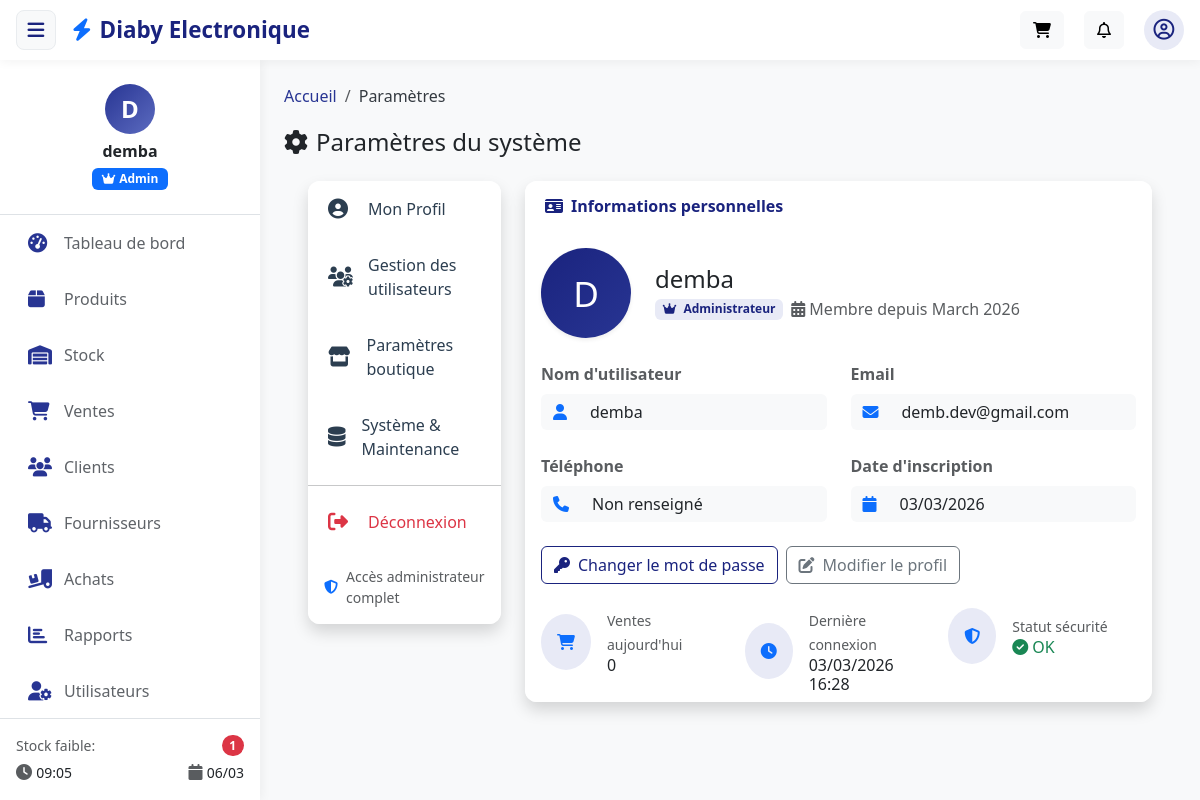
/accounts/settings/ (signed in), run on an earlier commit of the app's database.
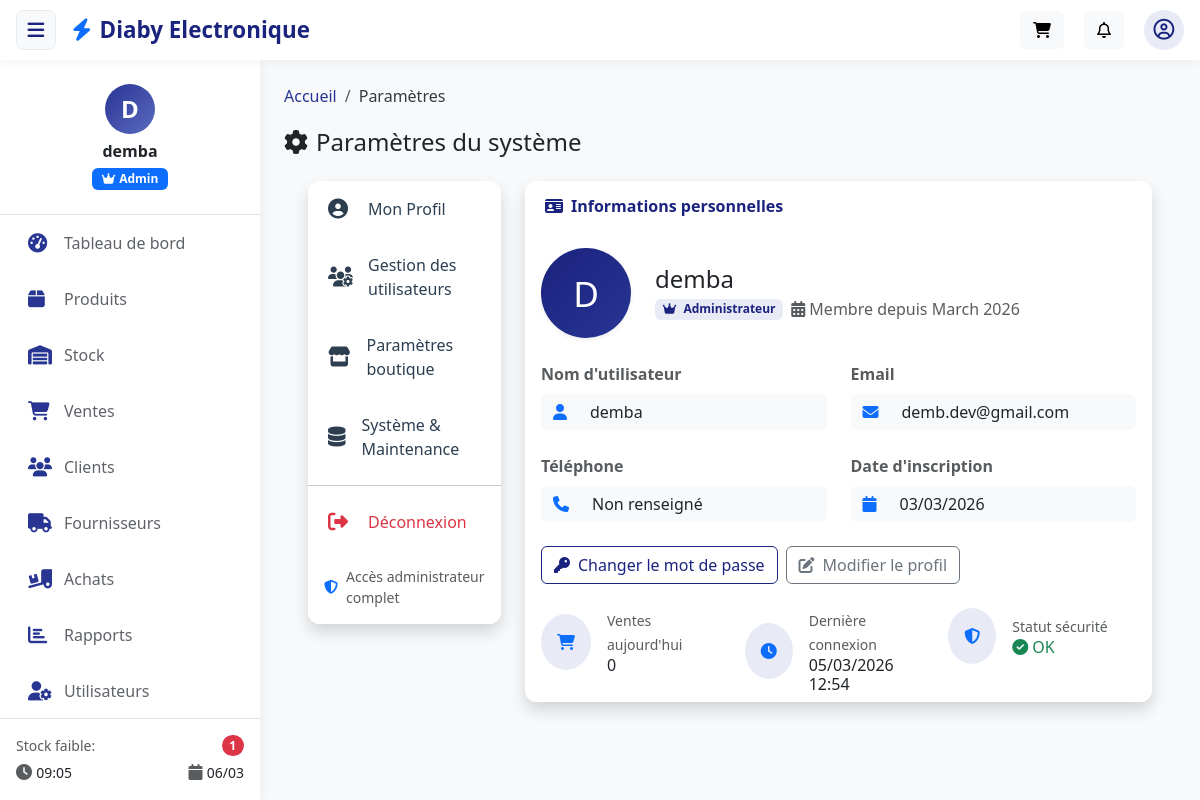
And on a later commit of the database.
### apps/accounts/models.py (models this page shows, shortened)
class CustomUser(AbstractUser):
    ROLE_CHOICES = (
        ('admin', 'Administrateur'),
        ('manager', 'Gestionnaire'),
        ('seller', 'Vendeur'),
    )
    role = models.CharField(
        max_length=20,
        choices=ROLE_CHOICES,
        default='seller'
    )
    phone = models.CharField(max_length=20, blank=True, null=True)
    created_at = models.DateTimeField(auto_now_add=True)
    objects = CustomUserManager()  # <- important pour utiliser notre manager

### apps/accounts/views.py (the view)
# urls.py: path('settings/', views.settings_list, name='settings_list'),
@login_required
def settings_list(request):
    user = request.user
    users = None
    if user.role == 'admin':
        users = CustomUser.objects.all().order_by('-created_at')
    today_start = timezone.now().replace(hour=0, minute=0, second=0, microsecond=0)
    profit_expr = ExpressionWrapper(
        (F('price') - F('product__purchase_price')) * F('quantity'),
        output_field=DecimalField(max_digits=12, decimal_places=2),
    )
    daily_net_profit = SaleItem.objects.filter(
        sale__created_at__gte=today_start
    ).aggregate(total=Sum(profit_expr))['total'] or 0
    try:
        shop_settings = ShopSettings.get_solo()
    except OperationalError:
        shop_settings = None
    if request.method == 'POST' and request.POST.get('form_type') == 'shop_settings':
        if user.role != 'admin':
            messages.error(request, "Accès refusé.")
            return redirect('accounts:settings_list')
        shop_form = ShopSettingsForm(request.POST, request.FILES, instance=shop_settings)
        if shop_form.is_valid():
            obj = shop_form.save(commit=False)
            obj.updated_by = user
            obj.save()
            messages.success(request, "Paramètres de la boutique enregistrés.")
            return redirect('accounts:settings_list')
    else:
        shop_form = ShopSettingsForm(instance=shop_settings)
    context = {
        'user_profile': user,
        'users': users,
        'roles': CustomUser.ROLE_CHOICES,
        'shop_form': shop_form,
        'daily_net_profit': daily_net_profit,
    }
    return render(request, 'accounts/settings_list.html', context)

### apps/accounts/froms.py
class ShopSettingsForm(forms.ModelForm):
    class Meta:
        model = ShopSettings
        fields = [
            'name',
            'logo',
            'phone',
            'email',
            'address',
            'currency',
            'ninea',
            'tax_number',
        ]
        widgets = {
            'name': forms.TextInput(attrs={'class': 'form-control'}),
            'logo': forms.ClearableFileInput(attrs={'class': 'form-control'}),
            'phone': forms.TextInput(attrs={'class': 'form-control'}),
            'email': forms.EmailInput(attrs={'class': 'form-control'}),
            'address': forms.Textarea(attrs={'class': 'form-control', 'rows': 2}),
            'currency': forms.Select(attrs={'class': 'form-select'}),
            'ninea': forms.TextInput(attrs={'class': 'form-control'}),
            'tax_number': forms.TextInput(attrs={'class': 'form-control'}),
        }

### apps/core/context_processors.py (called while the page is built)
def sidebar_stats(request):
    low_stock_count = Product.objects.filter(
        stock_quantity__lte=F('low_stock_threshold')
    ).count()
    return {
        'low_stock_count': low_stock_count,
        'current_time': timezone.localtime(),
    }

### apps/accounts/templates/accounts/settings_list.html (shortened to what the changed rows need)
{% extends 'base.html' %}
{% load static %}
{% block content %}
<div class="container-fluid px-lg-4">
    <div class="row">
        <div class="col-md-9">
            <div class="tab-content" id="settings-tabContent">
                <div class="tab-pane fade show active" id="profile" role="tabpanel">
                    <div class="card shadow border-0" style="border-radius: 12px;">
                        <div class="card-body">
                            <div class="row align-items-center mb-4">
                                <div class="col-auto">
                                    <div class="bg-primary text-white rounded-circle d-flex align-items-center justify-content-center shadow-sm"
                                         style="width: 90px; height: 90px; font-size: 2.2rem; background: linear-gradient(135deg, var(--primary-dark), var(--primary));">
                                        {{ user.username|first|upper }}
                                    </div>
                                </div>
                                <div class="col">
                                    <h4 class="mb-1">{{ user.get_full_name|default:user.username }}</h4>
                                    <div class="d-flex align-items-center">
                                        <span class="badge me-2" style="background-color: var(--primary-soft); color: var(--primary-dark);">
                                            <i class="fas {% if user.role == 'admin' %}fa-crown{% elif user.role == 'manager' %}fa-chart-line{% else %}fa-cash-register{% endif %} me-1"></i>
                                            {{ user.get_role_display }}
                                        </span>
                                        <span class="text-muted">
                                            <i class="fas fa-calendar-alt me-1"></i>Membre depuis {{ user.date_joined|date:"F Y" }}
                                        </span>
                                    </div>
                                </div>
                            </div>
                            <form>
                                <div class="row g-4">
                                    <div class="col-md-6">
                                        <div class="input-group">
                                            <span class="input-group-text bg-light border-0">
                                                <i class="fas fa-user text-primary"></i>
                                            </span>
                                            <input type="text" class="form-control border-0 bg-light" value="{{ user.username }}" readonly>
                                        </div>
                                    </div>
                                    <div class="col-md-6">
                                        <div class="input-group">
                                            <span class="input-group-text bg-light border-0">
                                                <i class="fas fa-envelope text-primary"></i>
                                            </span>
                                            <input type="email" class="form-control border-0 bg-light" value="{{ user.email|default:'Non renseigné' }}" readonly>
                                        </div>
                                    </div>
                                    <div class="col-md-6">
                                        <div class="input-group">
                                            <span class="input-group-text bg-light border-0">
                                                <i class="fas fa-phone text-primary"></i>
                                            </span>
                                            <input type="text" class="form-control border-0 bg-light" value="{{ user.phone|default:'Non renseigné' }}" readonly>
                                        </div>
                                    </div>
                                    <div class="col-md-6">
                                        <div class="input-group">
                                            <span class="input-group-text bg-light border-0">
                                                <i class="fas fa-calendar text-primary"></i>
                                            </span>
                                            <input type="text" class="form-control border-0 bg-light" value="{{ user.date_joined|date:'d/m/Y' }}" readonly>
                                        </div>
                                    </div>
                                </div>
                            </form>
                        </div>
                        <div class="card-footer bg-white border-0">
                            <div class="row g-3">
                                <div class="col-md-4">
                                    <div class="d-flex align-items-center">
                                        <div>
                                            <small class="text-muted">Dernière connexion</small>
                                            <h6 class="mb-0">{{ user.last_login|date:"d/m/Y H:i"|default:"Première fois" }}</h6>
                                        </div>
                                    </div>
                                </div>
                            </div>
                        </div>
                    </div>
                </div>
            </div>
        </div>
    </div>
</div>
{% endblock %}

### templates/includes/sidebar.html (shortened to what the changed rows need)
<div class="sidebar d-flex flex-column" id="sidebar">
    <div class="user-info text-center py-4 border-bottom">
        <div class="avatar-circle mb-2">
            {% if user.avatar %}
                <img src="{{ user.avatar.url }}" alt="{{ user.username }}" class="avatar-img">
            {% else %}
                <span class="avatar-initials">
                    {{ user.first_name|first|default:user.username|first|upper }}
                </span>
            {% endif %}
        </div>
        <h6 class="mb-1 fw-bold">{{ user.get_full_name|default:user.username }}</h6>
        <span class="badge role-badge {% if user.role == 'admin' %}bg-primary
                                     {% elif user.role == 'manager' %}bg-success
                                     {% else %}bg-info{% endif %}">
            {% if user.role == 'admin' %}
                <i class="fas fa-crown me-1"></i>Admin
            {% elif user.role == 'manager' %}
                <i class="fas fa-chart-line me-1"></i>Manager
            {% else %}
                <i class="fas fa-cash-register me-1"></i>Vendeur
            {% endif %}
        </span>
    </div>
</div>

What changed in the data, as far as the page shows it:
changed CustomUser "demba": last_login "03/03/2026 16:28" → "05/03/2026 12:54"
